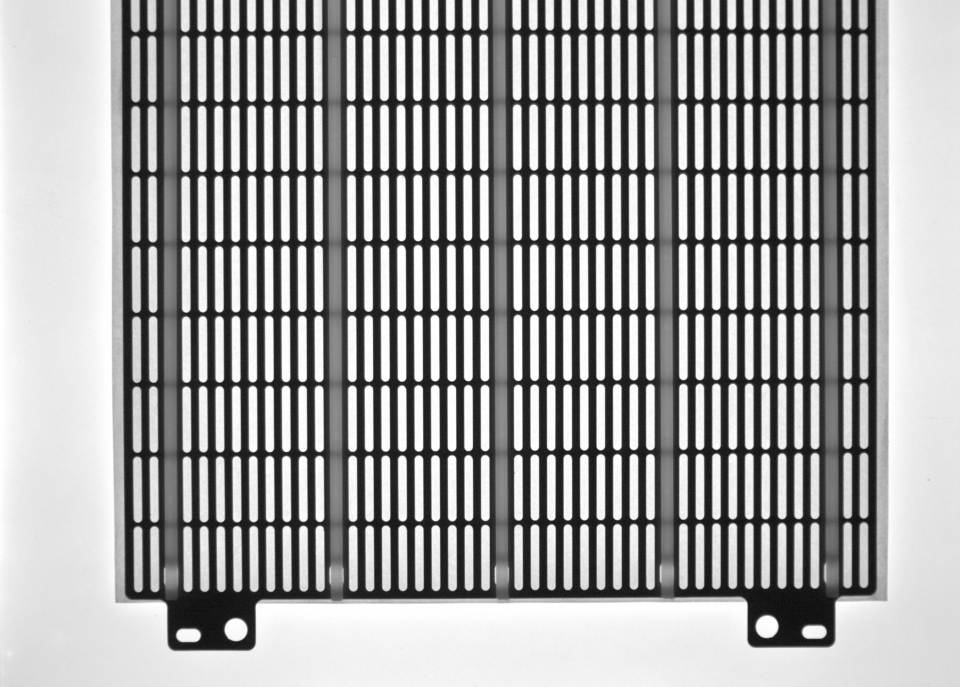
#> input picture image.jpg, 3840 x 2748 px (shown at 1/4 size); its folder holds only this picture in this run
$ python -i image_process.py   (imports and definitions only)
#> lines starting #> are read from the running program, lines starting #| are printed output that depends on the picture; after the words box and inside, x2 and y2 are one past the last pixel; in counts of white or black regions, pixels touching at a corner belong together
### utils/config.py
# 149.55mm = 1868.51697 pixel -> 1mm = 12.50265 pixel -> 1 pixel = 0.08
import json

file_path = "./utils/config.json"

def load_config():
    global thresh_bg, thresh_pp, ratio, topEdgeDistance, sideEdgeDistance, tolerance
    print("Loading config...")
    try:
        with open(file_path, 'r') as file:
            config = json.load(file)
        data_config = config['data_config'][0]


        thresh_bg = data_config['thresh_bg']
        thresh_pp = data_config['thresh_pp']
        ratio = data_config['ratio']
        topEdgeDistance = data_config['topEdgeDistance']
        sideEdgeDistance = data_config['sideEdgeDistance']
        tolerance = data_config['tolerance']

        print("Config loaded successfully.")
        return thresh_bg, thresh_pp, ratio, topEdgeDistance, sideEdgeDistance, tolerance
    except Exception as e:
        print(f"Error loading config: {e}")


# [14 lines left out: function save_config, not called in this run]


load_config()
#> (reads utils/config.json from the repository)

### image_processing/image_process.py
import cv2
import math
import numpy as np
import time

from utils.config import thresh_bg, thresh_pp, ratio

class ImageProcess:

    def pre_processing(self, image):
        if len(image.shape) == 2:
            image_gray = image
        else:
            image_gray = cv2.cvtColor(image, cv2.COLOR_BGR2GRAY)
        output_image = None
        # center_crop = None
        img = cv2.blur(image_gray, (5, 5), 2)
        img = img[2100:,]
        # cv2.imwrite("aaa.jpg", img)
        ret, thresh1 = cv2.threshold(img, thresh_bg, 255, cv2.THRESH_BINARY)
        thresh1 = cv2.blur(thresh1, (3, 3), 2)
        #tim 2 duong tron
        circles = cv2.HoughCircles(thresh1, cv2.HOUGH_GRADIENT, dp=1.2,  minDist=1000,param1=50,param2=30,minRadius=40, maxRadius=50 )

        x1,y1,r1 = circles[0][0]
        p1 = (int(x1), int(y1)+2100)
        x2,y2,r2 = circles[0][1]
        p2 = (int(x2), int(y2)+2100)

        angle = self.calculate_angle(p1, p2)
        #Xoay anh
        rotated_image,matrix_rotate = self.rotate_image(image, 180 + angle)
        # cv2.imwrite("new_img_2102.jpg", rotated_image)
        center_crop_befor = (abs(p1[0] - p2[0])//2+min(p1[0],p2[0]), abs(p1[1] - p2[1])//2+min(p1[1],p2[1]))
        center_crop_after = self.transform_point(center_crop_befor, matrix_rotate)
        # cv2.circle(rotated_image, center_crop_after, 20, (0, 0, 255), -1)


        output_image= rotated_image[center_crop_after[1]-100:center_crop_after[1]+2000, center_crop_after[0]-1750:center_crop_after[0]+1750]
        # cv2.imwrite("image_output.jpg", output_image)

        if len(image.shape) == 2:
            new_img = np.full((output_image.shape[0]+10, output_image.shape[1]), 255, dtype=np.uint8)

            new_img[:output_image.shape[0], :] = output_image
            new_img_gray = new_img
            return new_img, new_img_gray
        else:
            new_img = np.full((output_image.shape[0]+10, output_image.shape[1],3), 255, dtype=np.uint8)
            new_img[:output_image.shape[0], :] = output_image
            new_img_gray = cv2.cvtColor(new_img, cv2.COLOR_BGR2GRAY)
            return new_img, new_img_gray

    def calculate_angle(self,p1, p2):
        if p1[0] > p2[0]:
            p1, p2 = p2, p1
        delta_x = p2[0] - p1[0]
        delta_y = p2[1] - p1[1]

        # Tính góc
        angle_rad = math.atan2(delta_y, delta_x)
        angle_deg = math.degrees(angle_rad)

        # print("angle", angle_deg)

        return angle_deg

    def rotate_image(self, image, angle):
        (h, w) = image.shape[:2]
        center = (w // 2, h // 2)
        rotation_matrix = cv2.getRotationMatrix2D(center, angle, 1.0)
        rotated_image = cv2.warpAffine(image, rotation_matrix, (w, h))
        return rotated_image, rotation_matrix

    def transform_point(self, p, rotation_matrix):
        new_x = rotation_matrix[0, 0] * p[0] + rotation_matrix[0, 1] * p[1] + rotation_matrix[0, 2]
        new_y = rotation_matrix[1, 0] * p[0] + rotation_matrix[1, 1] * p[1] + rotation_matrix[1, 2]
        new_point = (int(new_x), int(new_y))
        return new_point

    def remove_contour(self,new_img_gray, threshold_value, area_min, area_max):
        img = cv2.blur(new_img_gray, (5, 5), 2)
        _, thresh = cv2.threshold(img, threshold_value, 255, cv2.THRESH_BINARY)
        thresh = cv2.blur(thresh, (3, 3), 2)
        # cv2.imwrite("test1.jpg", thresh)
        contours, _ = cv2.findContours(thresh, cv2.RETR_TREE, cv2.CHAIN_APPROX_NONE)
        for cnt in contours:
            area = cv2.contourArea(cnt)
            print(area)
            if area_min < area < area_max:
                return cnt
        print("no contour")
        return None

    # [59 lines left out: functions draw_dimension, find_extreme_point, not called in this run]

    def get_dimension(self, image):
        new_img, new_img_gray = self.pre_processing(image)

        (h, w) = new_img.shape[:2]
        center = (w // 2, h // 2)
        x1 = center[0] - 800
        x2 = center[0] + 800
        y1 = center[1] - 600
        y2 = center[1] + 700
        cnt1 = self.remove_contour(new_img_gray, thresh_bg, 6000000, 7200000) # tách nền
        cnt2 = self.remove_contour(new_img_gray, thresh_pp, 5500000, 7200000) # Tách giấy và kim loại
        # cv2.drawContours(new_img, [cnt1], -1, (0, 255, 0), 2)
        # cv2.drawContours(new_img, [cnt2], -1, (0, 255, 0), 2)
        # cv2.imwrite("thresh.jpg", new_img)
        if cnt1 is not None and cnt2 is not None:
            # pos 1
            p1_1 = self.find_extreme_point(cnt1, axis="x", extreme_type="min", value=x2)
            p1_2 = self.find_extreme_point(cnt2, axis="x", extreme_type="min", value=x2)
            p1 = self.distance_tow_point(p1_1, p1_2)
            # pos 2
            p2_1 = self.find_extreme_point(cnt1, axis="x", extreme_type="min", value=x1)
            p2_2 = self.find_extreme_point(cnt2, axis="x", extreme_type="min", value=x1)
            p2 = self.distance_tow_point(p2_1, p2_2)

            # pos 3
            p3_1 = self.find_extreme_point(cnt1, axis="y", extreme_type="max", value=y2)
            p3_2 = self.find_extreme_point(cnt2, axis="y", extreme_type="max", value=y2)
            p3 = self.distance_tow_point(p3_1, p3_2)
            # pos 4
            p4_1 = self.find_extreme_point(cnt1, axis="y", extreme_type="max", value=y1)
            p4_2 = self.find_extreme_point(cnt2, axis="y", extreme_type="max", value=y1)
            p4 = self.distance_tow_point(p4_1, p4_2)
            # pos 5
            p5_1 = self.find_extreme_point(cnt1, axis="y", extreme_type="min", value=y2)
            p5_2 = self.find_extreme_point(cnt2, axis="y", extreme_type="min", value=y2)
            p5 = self.distance_tow_point(p5_1, p5_2)
            # pos 6
            p6_1 = self.find_extreme_point(cnt1, axis="y", extreme_type="min", value=y1)
            p6_2 = self.find_extreme_point(cnt2, axis="y", extreme_type="min", value=y1)
            p6 = self.distance_tow_point(p6_1, p6_2)
            # self.draw_dimension(self.new_img, p6_1, p6_2)
            print("Done")
            # cv2.imwrite("showcheck.jpg", new_img)

            return new_img, p1, p2, p3, p4, p5, p6

    # [41 lines left out: functions distance_tow_point, detect_object, update_ratio, not called in this run]

>>> import cv2
>>> picture = cv2.imread('../image.jpg')
#> picture is the input picture: shape (2748, 3840, 3); min 0, max 255, mean 159.5
>>> result = ImageProcess().get_dimension(picture)
#> in pre_processing, `img = img[2100:,]`:
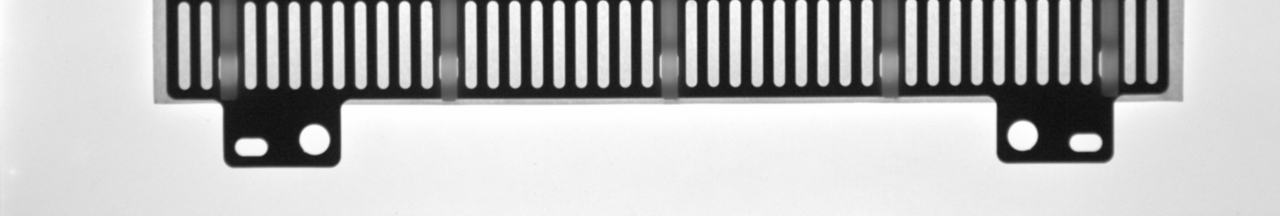
#> img: shape (648, 3840) (shown at 1/3 size); min 11, max 254, mean 182.8
#> in pre_processing, `ret, thresh1 = cv2.threshold(img, thresh_bg, 255, cv2.THRESH_BINARY)`:
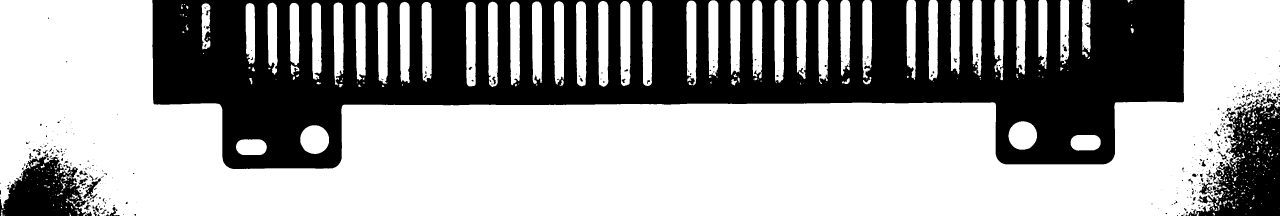
#> thresh1: shape (648, 3840) (shown at 1/3 size); 62.1% white; 539 black regions (409 under 20 px), largest, box (x1, y1, x2, y2) and area: (457, 0, 3554, 507) 851247, (3555, 281, 3840, 648) 51640, (0, 459, 276, 648) 30068
#> in pre_processing, `ret, thresh1 = cv2.threshold(img, thresh_bg, 255, cv2.THRESH_BINARY)`: ret = 220
#> in pre_processing, `circles = cv2.HoughCircles(thresh1, cv2.HOUGH_GRADIENT, dp=1.2,  minDi..`: circles = [[3067.8, 406.2, 42.04], [943.8, 419.4, 43.12]]
#> in pre_processing, `x1,y1,r1 = circles[0][0]`: x1 = 3067.8; y1 = 406.2; r1 = 42.04
#> in pre_processing, `p1 = (int(x1), int(y1)+2100)`: p1 = (3067, 2506)
#> in pre_processing, `x2,y2,r2 = circles[0][1]`: x2 = 943.8; y2 = 419.4; r2 = 43.12
#> in pre_processing, `p2 = (int(x2), int(y2)+2100)`: p2 = (943, 2519)
#> in calculate_angle, `p1, p2 = p2, p1`: p2 = (3067, 2506)
#> in calculate_angle, `delta_x = p2[0] - p1[0]`: delta_x = 2124
#> in calculate_angle, `delta_y = p2[1] - p1[1]`: delta_y = -13
#> in calculate_angle, `angle_rad = math.atan2(delta_y, delta_x)`: angle_rad = -0.00612
#> in calculate_angle, `angle_deg = math.degrees(angle_rad)`: angle_deg = -0.351
#> in rotate_image, `rotated_image = cv2.warpAffine(image, rotation_matrix, (w, h))`:
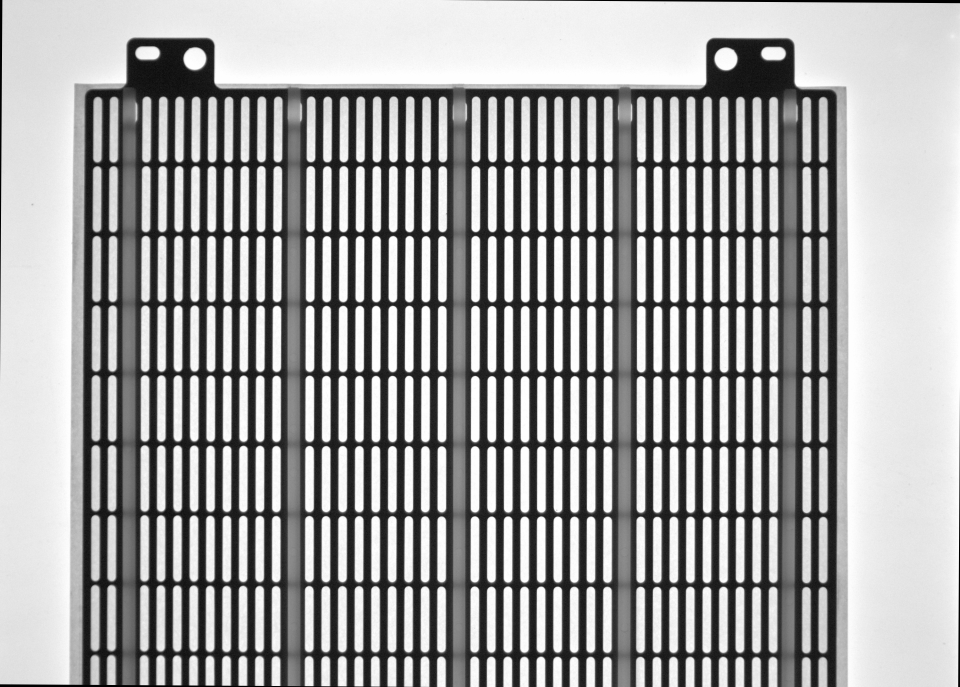
#> rotated_image: shape (2748, 3840, 3) (shown at 1/4 size); min 0, max 255, mean 158.9
#> in pre_processing, `rotated_image,matrix_rotate = self.rotate_image(image, 180 + angle)`: matrix_rotate = [[-1, 0.00612, 3831.6], [-0.00612, -1, 2759.7]]
#> in pre_processing, `center_crop_befor = (abs(p1[0] - p2[0])//2+min(p1[0],p2[0]), abs(p1[1]..`: center_crop_befor = (2005, 2512)
#> in transform_point, `new_x = rotation_matrix[0, 0] * p[0] + rotation_matrix[0, 1] * p[1] + ..`: new_x = 1842
#> in transform_point, `new_y = rotation_matrix[1, 0] * p[0] + rotation_matrix[1, 1] * p[1] + ..`: new_y = 235.5
#> in transform_point, `new_point = (int(new_x), int(new_y))`: new_point = (1841, 235)
#> in pre_processing, `output_image= rotated_image[center_crop_after[1]-100:center_crop_after..`:
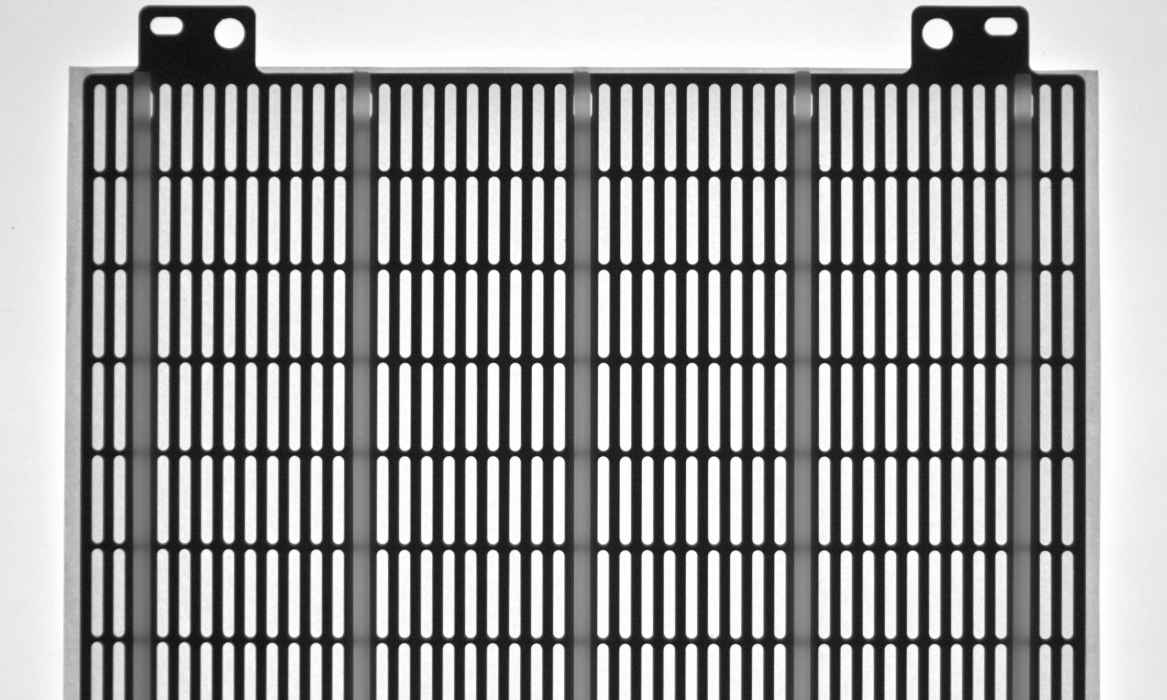
#> output_image: shape (2100, 3500, 3) (shown at 1/3 size); min 2, max 255, mean 150
#> in pre_processing, `new_img[:output_image.shape[0], :] = output_image`:
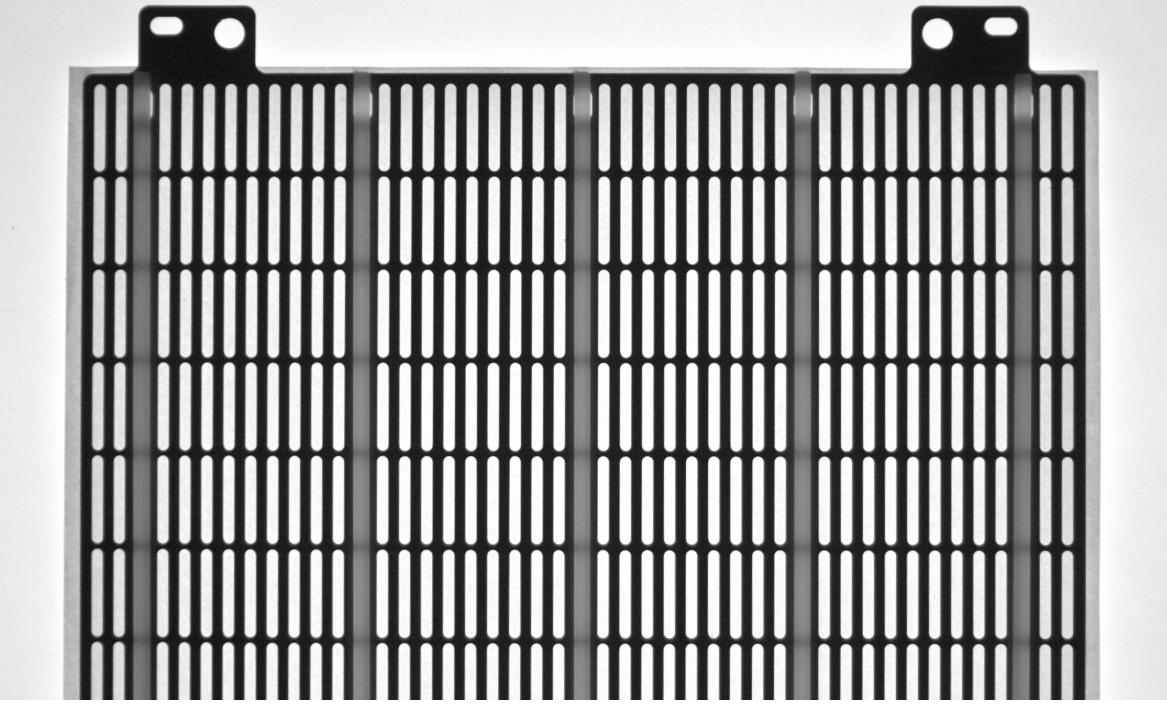
#> new_img: shape (2110, 3500, 3) (shown at 1/3 size); min 2, max 255, mean 150.5
#> in remove_contour, `_, thresh = cv2.threshold(img, threshold_value, 255, cv2.THRESH_BINARY)`:
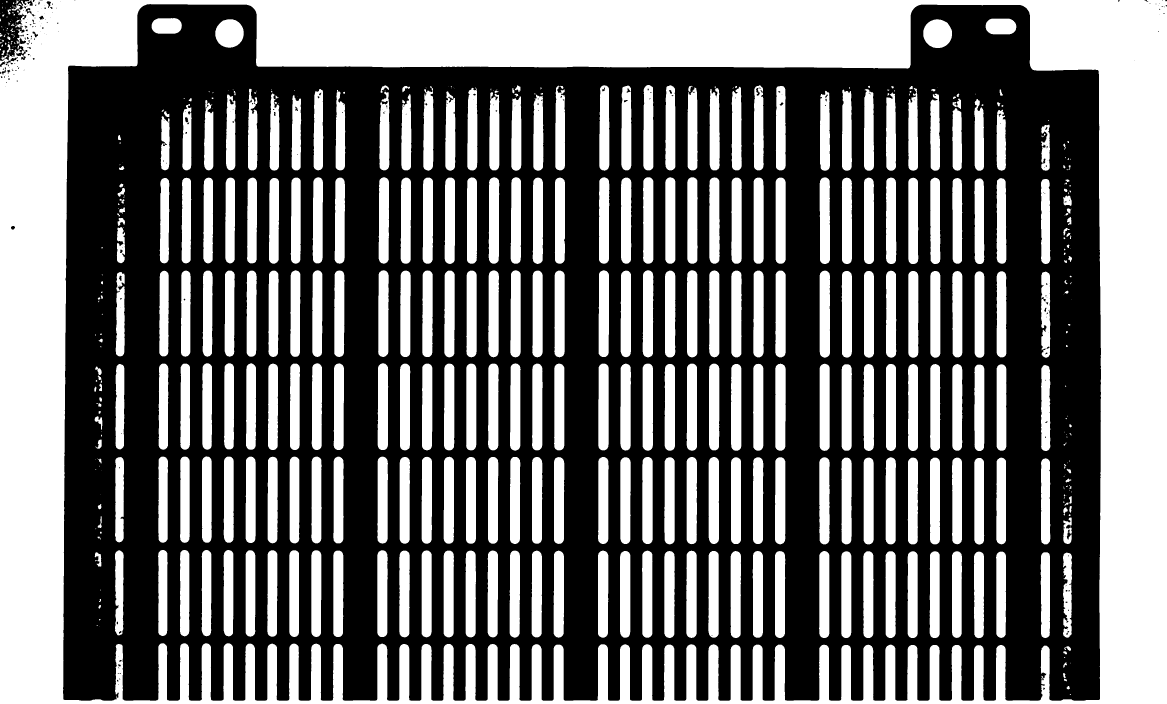
#> thresh: shape (2110, 3500) (shown at 1/3 size); 43.2% white; 531 white regions (171 under 20 px)
#> in remove_contour, `contours, _ = cv2.findContours(thresh, cv2.RETR_TREE, cv2.CHAIN_APPROX..`: contours = 619 contours, 205 with area under 20; largest, box (x1, y1, x2, y2) and area: (0, 0, 3500, 2110) 7371208, (189, 12, 3303, 2102) 5833166, (1927, 1090, 1960, 1353) 8198, (1926, 1370, 1959, 1633) 8190, (2060, 810, 2093, 1073) 8180
#> the loop in remove_contour, `for cnt in contours:` made 619 passes
#> area on passes 1, 2, 5: 111.5, 20, 36.5
#| 111.5
#| 20.0
#| 15.0
#| 11.5
#| 36.5
#| 32.5
#| 25.0
#| 49.5
#> (further printed lines are left out)
#> call 2 of remove_contour, with threshold_value = 157, area_min = 5500000, area_max = 7200000
#> in remove_contour (call 2), `_, thresh = cv2.threshold(img, threshold_value, 255, cv2.THRESH_BINARY)`:
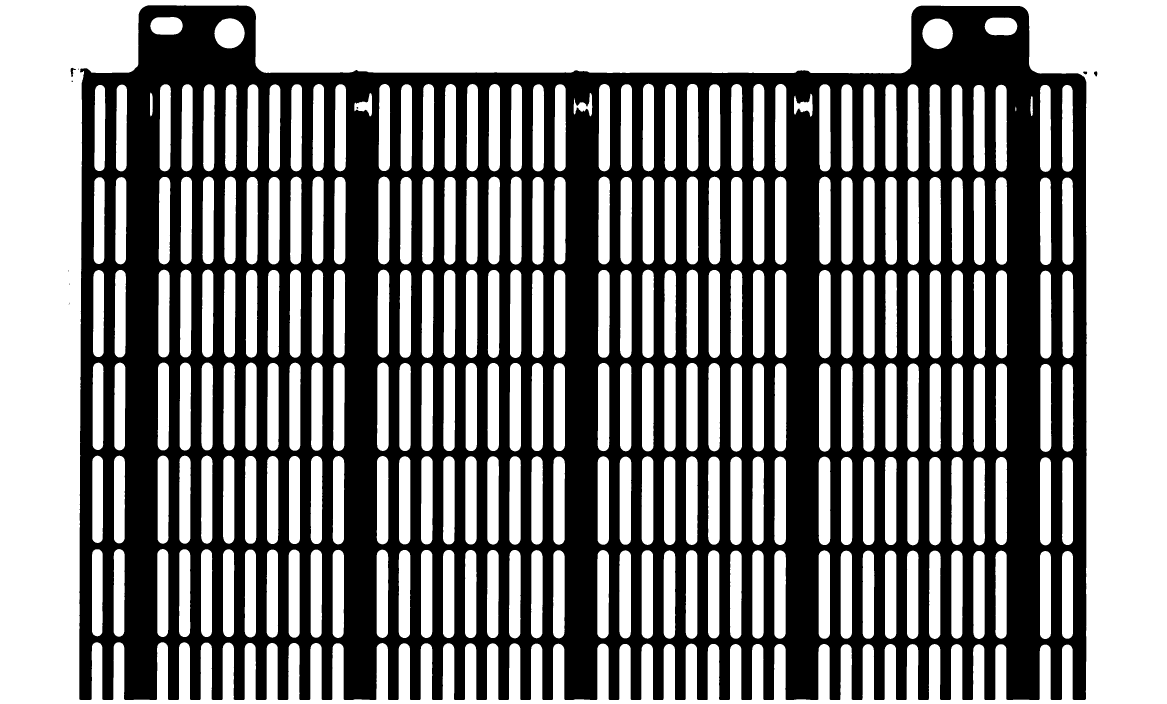
#> thresh: shape (2110, 3500) (shown at 1/3 size); 52.5% white; 10 black regions (5 under 20 px)
#> in remove_contour (call 2), `contours, _ = cv2.findContours(thresh, cv2.RETR_TREE, cv2.CHAIN_APPROX..`: contours = 257 contours, 2 with area under 20; largest, box (x1, y1, x2, y2) and area: (0, 0, 3500, 2110) 7379391, (238, 16, 3260, 2100) 5582512, (2455, 1369, 2492, 1636) 9305, (2456, 809, 2493, 1076) 9304, (1925, 1088, 1962, 1355) 9297
#> the loop in remove_contour, `for cnt in contours:` made 6 passes
#> area on passes 1, 2, 3, 5, 6: 7379391, 52.5, 77, 117.5, 5582512
#| 7379391.0
#| 52.5
#| 77.0
#| 6.0
#| 117.5
#| 5582512.0
#> in get_dimension, `cnt2 = self.remove_contour(new_img_gray, thresh_pp, 5500000, 7200000)`: cnt2 = contour of 23020 points, box (x1, y1, x2, y2) (238, 16, 3260, 2100), area 5582512
